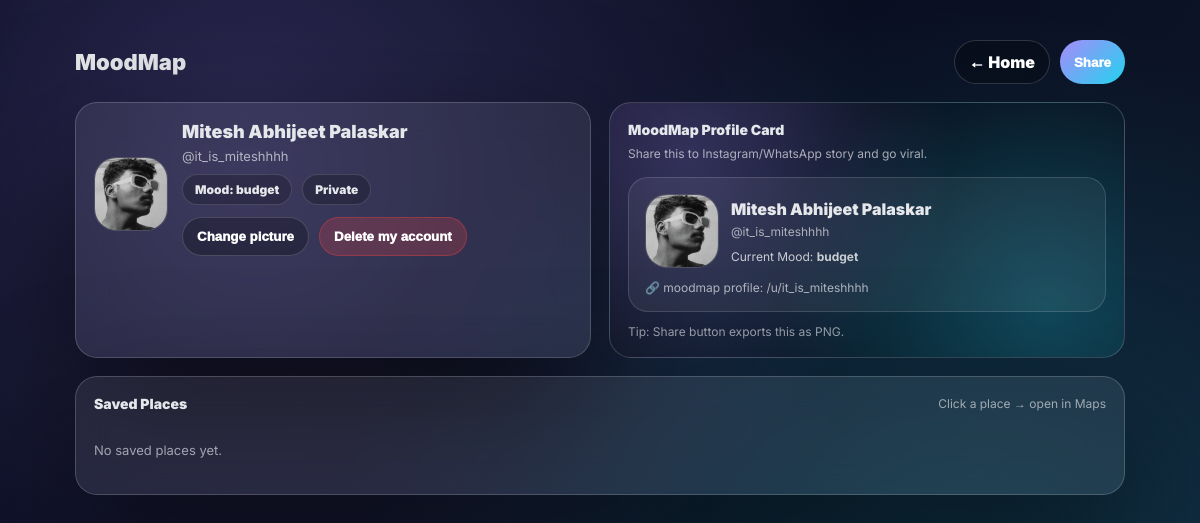
Screenshot of /u/it_is_miteshhhh (signed in) with the database file from the repository.
### tables this page shows
CREATE TABLE users(
            id INTEGER PRIMARY KEY AUTOINCREMENT,
            name TEXT NOT NULL,
            email TEXT UNIQUE NOT NULL,
            password TEXT NOT NULL,
            remember_token TEXT
        , username TEXT, is_private INTEGER DEFAULT 0, current_mood TEXT, profile_pic TEXT);

### app.py (the view)
@app.route("/u/<username>")
def public_profile(username):
    user = user_by_username(username)
    if not user:
        abort(404)
    viewer_id = current_user()
    rel = follow_status(viewer_id, user["id"])
    is_private = int(user["is_private"] or 0)
    allowed_to_view = True
    if is_private:
        allowed_to_view = can_view_private(viewer_id, user["id"])
    places = []
    if allowed_to_view:
        with get_db() as db:
            rows = db.execute("""
                SELECT place_id, name, category, lat, lon, created_at
                FROM favorites
                WHERE user_id=?
                ORDER BY created_at DESC
            """, (user["id"],)).fetchall()
        places = [dict(r) for r in rows]
    return render_template(
        "profile.html",
        profile_name=user["name"],
        profile_username=user["username"],
        current_mood=user["current_mood"] or "work",
        is_private=is_private,
        allowed=allowed_to_view,
        relationship=rel,
        viewer_logged_in=True if viewer_id else False,
        is_owner=True if viewer_id and viewer_id == user["id"] else False,
        profile_pic=user["profile_pic"] or "",
        places=places,
        admin=True if is_admin(viewer_id) else False
    )

### app.py (called while the page is built, shortened)
def get_db():
    db = sqlite3.connect(DB_PATH, timeout=30, check_same_thread=False)
    db.row_factory = sqlite3.Row
    try:
        db.execute("PRAGMA journal_mode=WAL;")
        db.execute("PRAGMA synchronous=NORMAL;")
        db.execute("PRAGMA busy_timeout=30000;")
        db.execute("PRAGMA foreign_keys=ON;")
    except:
        pass
    return db

def get_maintenance_mode():
    try:
        with get_db() as db:
            row = db.execute("SELECT value FROM app_meta WHERE key=?", ("maintenance_mode",)).fetchone()
            if not row:
                return False
            return str(row["value"]) == "1"
    except:
        return False

@app.context_processor
def inject_globals():
    return {
        "maintenance_mode": get_maintenance_mode()
    }

@app.before_request
def maintenance_gate():
    try:
        if request.path.startswith("/static/"):
            return None
    except Exception as e:
        print("⚠️ maintenance_gate error:", e)
        return None

def current_user():
    if "user_id" in session:
        return session["user_id"]

def user_by_username(username):
    username = (username or "").strip().lower()
    with get_db() as db:
        return db.execute("SELECT * FROM users WHERE username=?", (username,)).fetchone()

def follow_status(viewer_id, target_id):
    if not viewer_id:
        return "none"
    with get_db() as db:
        row = db.execute("""
            SELECT status FROM follows
            WHERE follower_id=? AND following_id=?
        """, (viewer_id, target_id)).fetchone()
    if not row:
        return "none"
    return row["status"]

def can_view_private(viewer_id, target_id):
    if viewer_id and viewer_id == target_id:
        return True

def is_admin(uid):
    try:
        return uid and int(uid) == 1
    except:
        return False

### templates/profile.html (shortened to what this page needs)
<!DOCTYPE html>
<html lang="en">
<head>
<link rel="stylesheet" href="https://cdn.jsdelivr.net/npm/cropperjs@1.6.2/dist/cropper.min.css">
</head>
<body
  data-owner="{% if is_owner %}1{% else %}0{% endif %}"
  data-admin="{% if admin %}1{% else %}0{% endif %}"
>
<div class="wrap">
  <div class="topRow">
    <div class="brand">MoodMap</div>
    <div style="display:flex;gap:10px;flex-wrap:wrap">
      <a class="btn" href="/">← Home</a>
      <button class="btn primary" id="shareBtn"> Share</button>
    </div>
  </div>
  <div class="grid">
    <div class="card">
      <div class="profileRow">
        <div class="pfp" id="profilePfpBox">
          {% if profile_pic %}
            <img id="profilePfpImg" src="{{profile_pic}}" />
          {% else %}
            {{profile_name[:1]}}
          {% endif %}
        </div>
        <div>
          <div class="name">{{profile_name}}</div>
          <div class="user">@{{profile_username}}</div>
          <div class="metaRow">
            <span class="badge">Mood: {{current_mood}}</span>
            <span class="badge">{% if is_private %}Private{% else %}Public{% endif %}</span>
          </div>
          {% if is_owner %}
          <div style="margin-top:12px;display:flex;gap:10px;flex-wrap:wrap">
            <button class="btn" onclick="document.getElementById('pfpFile').click()">Change picture</button>
            <button class="btn" id="deleteAccountBtn" style="background:rgba(239,68,68,0.22);border-color:rgba(239,68,68,0.35);">
               Delete my account
            </button>
          </div>
          {% endif %}
        </div>
      </div>
    </div>
    <div class="shareCard" id="shareCard">
      <div class="shareTitle">MoodMap Profile Card</div>
      <div class="shareSub">Share this to Instagram/WhatsApp story and go viral.</div>
      <div class="shareInner">
        <div style="display:flex;gap:12px;align-items:center;">
          <div class="pfp" id="sharePfpBox">
            {% if profile_pic %}
              <img id="sharePfpImg" src="{{profile_pic}}" />
            {% else %}
              {{profile_name[:1]}}
            {% endif %}
          </div>
          <div>
            <div style="font-weight:1000;font-size:16px">{{profile_name}}</div>
            <div style="opacity:.7;font-size:12px;margin-top:5px">@{{profile_username}}</div>
            <div style="margin-top:10px;font-size:12px;opacity:.85">
              Current Mood: <b>{{current_mood}}</b>
            </div>
          </div>
        </div>
        <div class="qr">🔗 moodmap profile: /u/{{profile_username}}</div>
      </div>
      <div class="hint">Tip: Share button exports this as PNG.</div>
    </div>
  </div>
  <div class="card" style="margin-top:18px">
    <div style="display:flex;justify-content:space-between;gap:12px;align-items:center;flex-wrap:wrap">
      <div style="font-weight:1000;font-size:14px">Saved Places</div>
      <div style="opacity:.65;font-size:12px">Click a place → open in Maps</div>
    </div>
    {% if allowed %}
      {% if places|length == 0 %}
        <div style="opacity:.65;font-size:13px;padding:18px 0">No saved places yet.</div>
      {% endif %}
    {% else %}
      <div style="opacity:.65;font-size:13px;padding:18px 0">
        Saved places are hidden for private profiles.
      </div>
    {% endif %}
  </div>
</div>
</body>
</html>

### templates/profile.html (style rules this page uses)
:root { --accent:#a78bfa; --accent2:#22d3ee; --text:#e5e7eb; }
body { margin:0; min-height:100vh; font-family:Inter,system-ui; color:var(--text); background: radial-gradient(circle at 20% 20%, #a78bfa40, transparent 55%), radial-gradient(circle at 80% 80%, #22d3ee35, transparent 55%), linear-gradient(120deg,#020617,#0f172a); overflow-x:hidden; }
.wrap { max-width:1050px;margin:auto;padding:40px 22px 90px; }
.topRow { display:flex;justify-content:space-between;gap:12px;flex-wrap:wrap;align-items:center;margin-bottom:18px; }
.brand { font-weight:1000;font-size:22px; }
.btn { padding:11px 14px;border-radius:999px; border:1px solid rgba(255,255,255,0.16); background:rgba(0,0,0,0.26); color:white;text-decoration:none; font-weight:1000; cursor:pointer; transition: transform .15s ease; }
.btn.primary { border:none;background:linear-gradient(135deg,var(--accent),var(--accent2)) }
.grid { display:grid;grid-template-columns: 1fr 1fr;gap:18px;margin-top:18px; }
.card { border-radius:22px;border:1px solid rgba(255,255,255,0.18); background: rgba(255,255,255,0.08); backdrop-filter: blur(18px); box-shadow: 0 60px 140px rgba(0,0,0,0.65); padding:18px; }
.profileRow { display:flex;gap:14px;align-items:center; }
.pfp { width:72px;height:72px;border-radius:22px; border:1px solid rgba(255,255,255,0.18); overflow:hidden;background:rgba(0,0,0,0.22); display:grid;place-items:center; font-weight:1000;font-size:22px; }
.pfp img { width:100%;height:100%;object-fit:cover }
.name { font-weight:1000;font-size:18px }
.user { opacity:.7;font-size:13px;margin-top:6px }
.metaRow { margin-top:10px;display:flex;gap:10px;flex-wrap:wrap }
.badge { padding:7px 12px;border-radius:999px; border:1px solid rgba(255,255,255,0.14); background:rgba(0,0,0,0.22); font-size:12px;font-weight:900; }
.shareCard { border-radius:22px;border:1px solid rgba(255,255,255,0.18); background: radial-gradient(circle at 15% 20%, rgba(167,139,250,0.24), transparent 55%), radial-gradient(circle at 85% 80%, rgba(34,211,238,0.24), transparent 55%), rgba(0,0,0,0.22); padding:18px;position:relative;overflow:hidden; }
.shareTitle { font-weight:1000;font-size:14px }
.shareSub { opacity:.7;font-size:12px;margin-top:7px;line-height:1.5 }
.shareInner { margin-top:14px;border-radius:20px;border:1px solid rgba(255,255,255,0.14); background: rgba(255,255,255,0.06); padding:16px; }
.qr { margin-top:12px;opacity:.72;font-size:12px; }
.hint { opacity:.65;font-size:12px;margin-top:12px }

### rows the page displays
users: profile_pic (picture), name "Mitesh Abhijeet Palaskar", username "it_is_miteshhhh", current_mood "budget"
